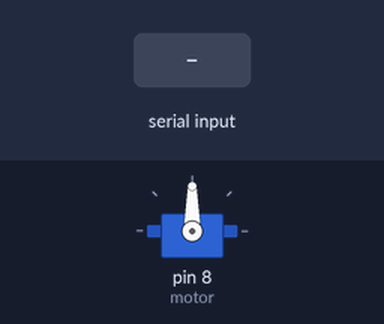
Recording of a sketch running on a simulated Arduino Uno, built with avr-gcc and run on an emulated ATmega328P. Shown: servo. Inputs (shaded band) come from the test bench.

Above: at 1.2 s.
1.3 s: "30,150\n" received over Serial
At 1.7 s:
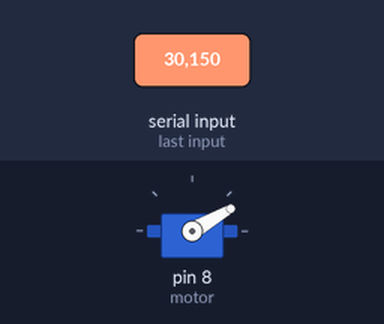
2.8 s: "5\n" received over Serial
At 4.0 s:
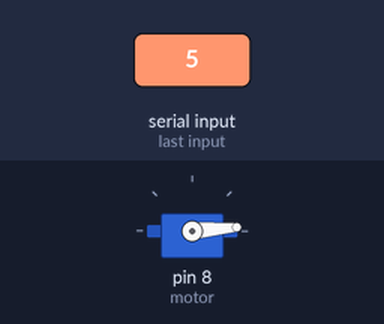
4.3 s: "90,45\n" received over Serial
At 5.4 s:
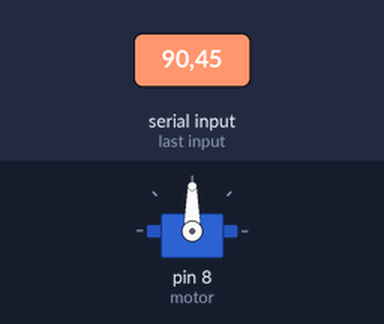
Timing chart, 0 to 7.3 s (numbered marks = the images above; inputs shaded):
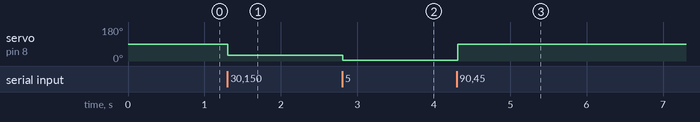

The sketch:

simple_servo.ino
```cpp
#include <Servo.h>

Servo motor;

void setup() {
  // توصيل محرك السيرفو بالدبوس رقم 8
  motor.attach(8);
  // ضبط المحرك على زاوية البداية (90 درجة - المنتصف)
  motor.write(90);

  // إعداد التواصل التسلسلي بنفس السرعة المستخدمة في عقدة ROS
  Serial.begin(115200);
  Serial.setTimeout(1);
}

void loop() {
  // التحقق من وصول بيانات من الحاسوب
  if (Serial.available()) {
    // قراءة النص (الزاوية) وتحويله إلى رقم
    int angle = Serial.readString().toInt();

    // التأكد من أن الزاوية في النطاق المسموح به (0-180)
    if (angle >= 0 && angle <= 180) {
      motor.write(angle);
    }
  }

  // تأخير بسيط لاستقرار المعالج
  delay(10);
}
```

Measured:
- after the input at 1.3 s, servo on pin 8 (motor): 90° → 30° at once
- after the input at 2.8 s, servo on pin 8 (motor): 30° → 5° at once
- after the input at 4.3 s, servo on pin 8 (motor): 5° → 90° at once
